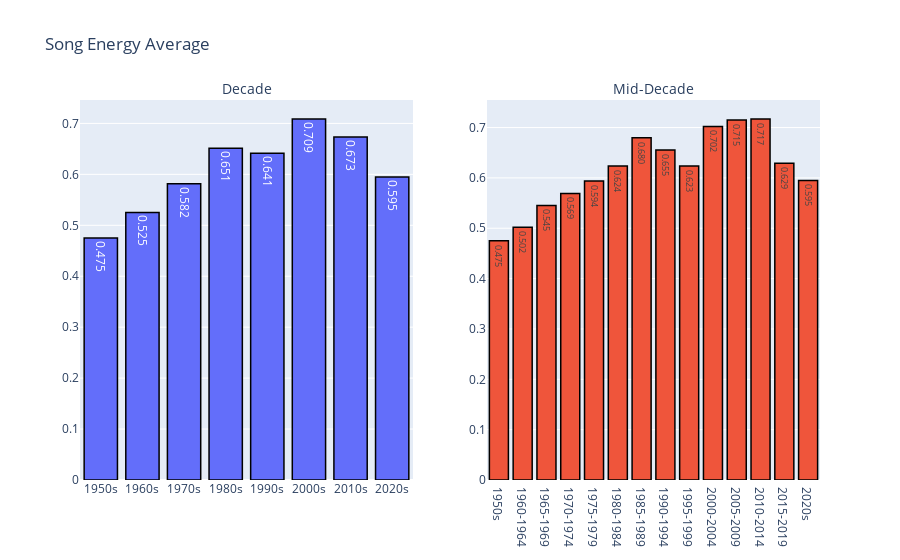

Notebook code for this chart:
### Code cell
decade_avg_plot("energy")

### Figure 1 — Plotly figure (JSON) as saved in the notebook; plotly's stock layout.template omitted (floating-point values rounded to 4 significant figures)
{"data": [{"hovertemplate": "<b>Years<b>:%{x}<br><b>Average<b>: %{y:.3f}<br><extra></extra>", "marker": {"line": {"color": "black", "width": 1.5}}, "text": [0.475, 0.5253, 0.5815, 0.6513, 0.6413, 0.7087, 0.6733, 0.595], "texttemplate": "%{text:.3f}", "type": "bar", "x": ["1950s", "1960s", "1970s", "1980s", "1990s", "2000s", "2010s", "2020s"], "xaxis": "x", "y": [0.475, 0.5253, 0.5815, 0.6513, 0.6413, 0.7087, 0.6733, 0.595], "yaxis": "y"}, {"hovertemplate": "<b>Years<b>:%{x}<br><b>Average<b>: %{y:.3f}<br><extra></extra>", "marker": {"line": {"color": "black", "width": 1.5}}, "text": [0.475, 0.5021, 0.5453, 0.5692, 0.5938, 0.6236, 0.6798, 0.6553, 0.6234, 0.7022, 0.7148, 0.717, 0.6291, 0.595], "texttemplate": "%{text:.3f}", "type": "bar", "x": ["1950s", "1960-1964", "1965-1969", "1970-1974", "1975-1979", "1980-1984", "1985-1989", "1990-1994", "1995-1999", "2000-2004", "2005-2009", "2010-2014", "2015-2019", "2020s"], "xaxis": "x2", "y": [0.475, 0.5021, 0.5453, 0.5692, 0.5938, 0.6236, 0.6798, 0.6553, 0.6234, 0.7022, 0.7148, 0.717, 0.6291, 0.595], "yaxis": "y2"}], "layout": {"annotations": [{"font": {"size": 14}, "showarrow": false, "text": "Decade", "x": 0.225, "xanchor": "center", "xref": "paper", "y": 1, "yanchor": "bottom", "yref": "paper"}, {"font": {"size": 14}, "showarrow": false, "text": "Mid-Decade", "x": 0.775, "xanchor": "center", "xref": "paper", "y": 1, "yanchor": "bottom", "yref": "paper"}], "autosize": true, "showlegend": false, "title": {"text": "Song Energy Average"}, "xaxis": {"anchor": "y", "autorange": true, "domain": [0, 0.45], "range": [-0.5, 7.5], "type": "category"}, "xaxis2": {"anchor": "y2", "autorange": true, "domain": [0.55, 1], "range": [-0.5, 13.5], "type": "category"}, "yaxis": {"anchor": "x", "autorange": true, "domain": [0, 1], "range": [0, 0.746], "type": "linear"}, "yaxis2": {"anchor": "x2", "autorange": true, "domain": [0, 1], "range": [0, 0.7547], "type": "linear"}}}
